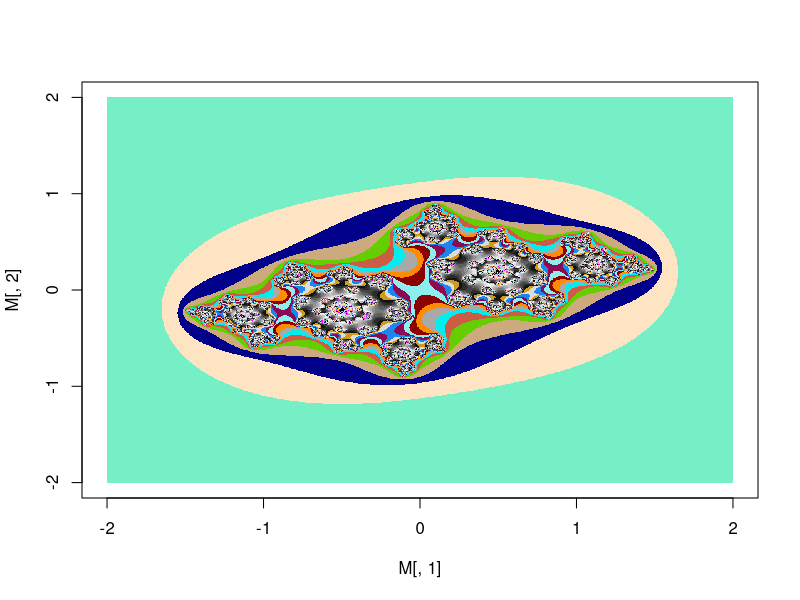

Write R code to recreate this figure.
#http://users.utu.fi/attenka/julia_set.R
a <- -0.7;b <- -0.4 # Complex parameter, connected to coordinate of the Mandelbrot set in a complex plane. Constants here.
lims <- c(-2,2)
maxIter <- 60
cl <- colours()
step <- seq(lims[1],lims[2],len=1000)
M <- matrix(0,length(step)^2,3)
a1 <- 0
l <- length(step)

for(x in step) {
	for(y in step) {
		n <- 0
		DIST <- 0
		x1 <- x; y1 <- y # Original x and y are saved.
		while(n<maxIter & DIST<4) {
			newx <- x1^2-y1^2+a
			newy <- 2*x1*y1+b
			DIST <- newx^2+newy^2
			x1 <- newx;y1 <- newy
			n <- n+1
		}
		if(DIST<4) colour <- 24 else colour <- n*10
		a1 <- a1+1
    cat(paste0("\r",round(100*a1/l^2),"%"))
		M[a1,] <- c(x,y,colour)
	}
}

plot(M[,1], M[,2], xlim=lims, ylim=lims, col=cl[M[,3]], pch=".")
